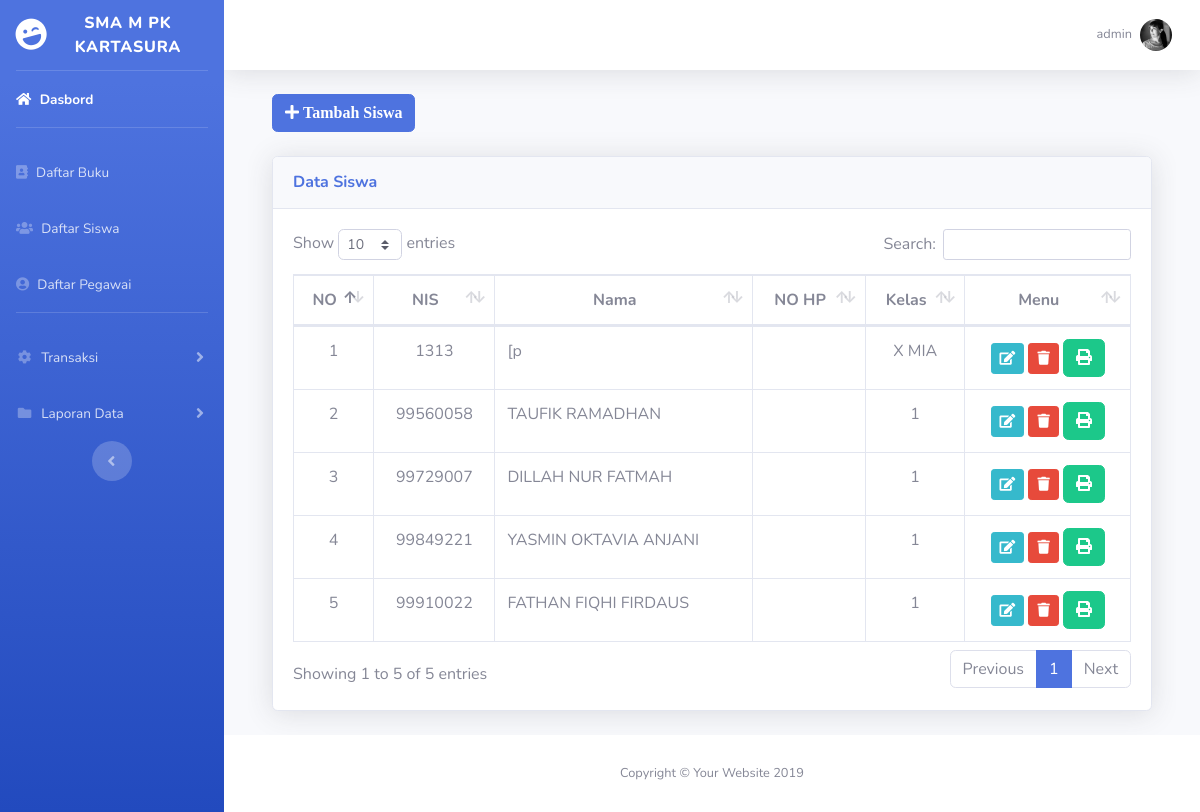
Screenshot of /dashborad1.php?page=anggota-adm (signed in) with the database file from the repository.
### tables this page shows
CREATE TABLE `anggota` (
  `nis` varchar(15) NOT NULL,
  `nama` varchar(30) NOT NULL,
  `alamat` varchar(30) NOT NULL,
  `kelas` varchar(5) NOT NULL
);

### view/anggota.php (the view, shortened to what this page needs)
<?php
            $nis = isset($_GET['nis']) ? $_GET['nis'] : '';
            $delete = "delete from anggota where nis='$nis' ";
            mysqli_query($koneksi, $delete);
            $sql= "SELECT * from anggota ORDER BY anggota.nis";
            $query = mysqli_query($koneksi, $sql);
?>
<!DOCTYPE html>
<html lang="en">
<head>
  <link href="vendor/fontawesome-free/css/all.min.css" rel="stylesheet" type="text/css">
  <link href="css/sb-admin-2.min.css" rel="stylesheet">
  <link href="vendor/datatables/dataTables.bootstrap4.min.css" rel="stylesheet">
</head>
<body id="page-top">
  <div id="wrapper">
    <div id="content-wrapper" class="d-flex flex-column">
      <div id="content">
        <div class="container-fluid">
 <div>
                             <a href="?page=add-anggota" class="btn btn-primary"><i class="fa fa-plus"> Tambah Siswa</i></a>
                         </div></br>
          <div class="card shadow mb-4">
            <div class="card-header py-3">
              <h6 class="m-0 font-weight-bold text-primary">Data Siswa</h6>
            </div>
            <div class="card-body">
              <div class="table-responsive">
                <table class="table table-bordered" id="dataTable" width="100%" cellspacing="0">
                  <thead>
                    <tr align="center">
                      <th>NO</th>
                      <th>NIS</th>
                      <th>Nama</th>
                      <th>NO HP</th>
                      <th>Kelas</th>
                      <th>Menu</th>
                    </tr>
                  </thead>
                  <tbody>
                    <?php
                    $no = 1;
    while($row=mysqli_fetch_array($query)){
       ?>
        <tr>
            <td align="center"><?php echo $no; ?></td>
            <td align="center"><?php echo $row['nis']; ?></td>
            <td><?php echo $row['nama']; ?></td>
            <td><?php echo $row['no']; ?></td>
            <td align="center"><?php echo $row['kelas']; ?></td>
            <td align="center"><a href='?page=edit-anggota&nis=<?php echo $row['nis']; ?>' class='btn btn-info btn-sm' title='Edit'><i class='fa fa-edit'></i></a>
                <a href='?page=anggota-adm&nis=<?php echo $row['nis']; ?>' onclick="return confirm('Hapus <?php echo $row['nama']; ?>?')" class='btn btn-danger btn-sm' title='Hapus'><i class='fa fa-trash'></i></a>
                 <a href="fpdf/cetak_surat.php?id=<?= $row['nis']; ?>" class="btn btn-success" target="_blank" title="Print"><i class="fa fa-print"></i></a>
            </td>
        </tr>
    <?php $no++ ?>
<?php
}
?>
                  </tbody>
                </table>
              </div>
            </div>
          </div>
        </div>
      </div>
    </div>
  </div>
</body>
</html>

### dashborad1.php (shortened to what this page needs)
<!DOCTYPE html>
<html lang="en">
<?php
  include "koneksi/koneksi1.php";
?>
<?php
  $page = $_GET['page'];
?>
<head>
  <link href="vendor/fontawesome-free/css/all.min.css" rel="stylesheet" type="text/css">
  <link href="css/sb-admin-2.min.css" rel="stylesheet">
</head>
<body id="page-top">
  <div id="wrapper">
    <?php
                    if($_SESSION['status']=="admin"){
                      include'menu/admin.php';
                    }
                    elseif ($_SESSION['status']=="nonadm") {
                      include'menu/nonadm.php';
                    }
                    else {
                      ?>
                        <script language script="JavaScript">
                            document.location='login.php';
                        </script>
                      <?php
                    }
        ?>
    <div id="content-wrapper" class="d-flex flex-column">
      <div id="content">
        <nav class="navbar navbar-expand navbar-light bg-white topbar mb-4 static-top shadow">
          <ul class="navbar-nav ml-auto">
            <li class="nav-item dropdown no-arrow">
              <a class="nav-link dropdown-toggle" href="#" id="userDropdown" role="button" data-toggle="dropdown" aria-haspopup="true" aria-expanded="false">
                <span class="mr-2 d-none d-lg-inline text-gray-600 small"><?php echo $_SESSION['status']; ?></span>
                <img class="img-profile rounded-circle" src="admin1.jpg">
              </a>
            </li>
          </ul>
        </nav>
        <div class="container-fluid">
        <?php
                    switch($page)
                    {
                      case "anggota-adm": include'view/anggota.php'; break;
                      }
                     ?>
        </div>
      <footer class="sticky-footer bg-white">
        <div class="container my-auto">
          <div class="copyright text-center my-auto">
            <span>Copyright &copy; Your Website 2019</span>
          </div>
        </div>
      </footer>
    </div>
  </div>
</body>
</html>

### menu/admin.php (shortened to what this page needs)
<ul class="navbar-nav bg-gradient-primary sidebar sidebar-dark accordion" id="accordionSidebar">
     <a class="sidebar-brand d-flex align-items-center justify-content-center" href="?page=">
       <div class="sidebar-brand-icon rotate-n-15">
         <i class="fas fa-laugh-wink"></i>
       </div>
       <div class="sidebar-brand-text mx-3">SMA M PK KARTASURA</div>
     </a>
     <hr class="sidebar-divider my-0">
     <li class="nav-item active">
       <a class="nav-link" href="?page=">
         <i class="fa fa-home"></i>
         <span>Dasbord</span></a>
     </li>
     <hr class="sidebar-divider">
     <li class="nav-item">
       <a class="nav-link" href="?page=buku-adm">
         <i class="fa fa-address-book"></i>
         <span>Daftar Buku</span></a>
     </li>
     <li class="nav-item">
       <a class="nav-link" href="?page=anggota-adm">
         <i class="fa fa-users"></i>
         <span>Daftar Siswa</span></a>
     </li>
     <li class="nav-item">
       <a class="nav-link" href="?page=user-adm">
         <i class="fa fa-user-circle "></i>
         <span>Daftar Pegawai</span></a>
     </li>
     <hr class="sidebar-divider">
     <li class="nav-item">
       <a class="nav-link collapsed" href="#" data-toggle="collapse" data-target="#collapseOne" aria-expanded="true" aria-controls="collapseOne">
         <i class="fas fa-fw fa-cog"></i>
         <span>Transaksi</span>
       </a>
     </li>
     <li class="nav-item">
       <a class="nav-link collapsed" href="#" data-toggle="collapse" data-target="#collapseTwo" aria-expanded="true" aria-controls="collapseTwo">
         <i class="fas fa-fw fa-folder"></i>
         <span>Laporan Data</span>
       </a>
     </li>
     <div class="text-center d-none d-md-inline">
       <button class="rounded-circle border-0" id="sidebarToggle"></button>
     </div>
   </ul>

### rows the page displays
anggota: nis "1313", nama "[p", kelas "X MIA"
anggota: nis "99560058", nama "TAUFIK RAMADHAN", kelas "1"
anggota: nis "99729007", nama "DILLAH NUR FATMAH", kelas "1"
anggota: nis "99849221", nama "YASMIN OKTAVIA ANJANI", kelas "1"
anggota: nis "99910022", nama "FATHAN FIQHI FIRDAUS", kelas "1"

### other values shown
$_SESSION['status'] "admin"
